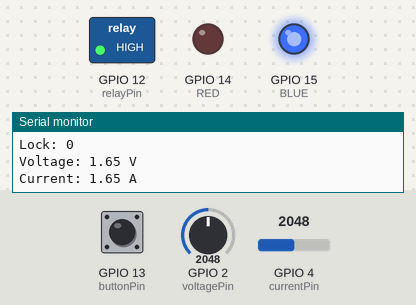
Simulated run of this sketch. Board: ESP32. On the bench: switched loads named in the sketch (green lamp = pin HIGH), output pins drawn as LEDs (lit = HIGH), the last lines printed to the serial monitor. The test bench sets the inputs (shaded band); at power-on: GPIO 13 (buttonPin) HIGH, GPIO 2 (voltagePin) = 2048, GPIO 4 (currentPin) = 2048. WiFi joins after 1.5 s; servers stay silent unless stated; random numbers use the default seed unless the sketch sets one; no MQTT or app messages arrive unless stated.

Above: at 2.7 s.
2.8 s: GPIO 13 (buttonPin) pulled LOW for 0.15 s
At 4.2 s:
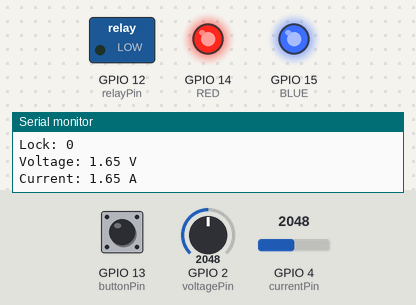
4.5 s: GPIO 13 (buttonPin) pulled LOW for 1 s
At 5.53 s:
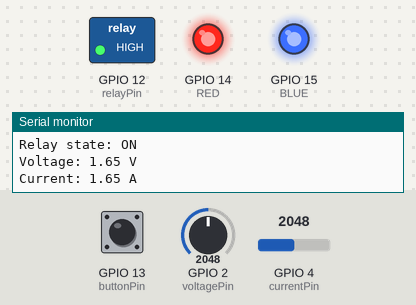
11.5 s: GPIO 13 (buttonPin) pulled LOW for 3.2 s
At 14.71 s:
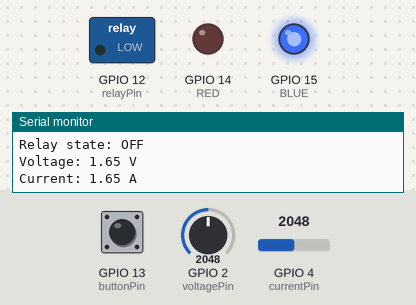
Timing chart, 0 to 16.3 s (numbered marks = the images above; inputs shaded):
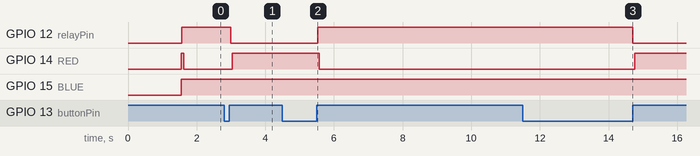

The sketch:

IOT_Replace.ino
```cpp
#include <WiFi.h>
#include <PubSubClient.h>
#include <ArduinoJson.h>
#include <esp_now.h>

// Structure to hold sent and received data
typedef struct struct_message {
  char message[50]; // Message buffer to hold the string
} struct_message;

struct_message sendData; // Data to send
struct_message recData;  // Data received

// Slave MAC address (to be set after receiving it during the broadcast phase)
uint8_t slaveMac[6];
bool slaveMacSet = false; // Flag to indicate if the slave's MAC address is saved

// ESP-NOW peer information
esp_now_peer_info_t peerInfo;

// WiFi
const char *ssid = "LasithWifi";    // Enter your Wi-Fi name
const char *password = "12345678";  // Enter Wi-Fi password

// MQTT Broker
const char *mqtt_broker = "broker.emqx.io";
const char *topic = "vdl/replace";
const char *mqtt_username = "emqx";
const char *mqtt_password = "public";
const int mqtt_port = 1883;

WiFiClient espClient;
PubSubClient client(espClient);

StaticJsonDocument<200> doc1;

// Define pins
const int voltagePin = 2;  // GPIO2 for Voltage
const int currentPin = 4;  // GPIO4 for Current
const int relayPin = 12;   // GPIO12 for Relay control
const int buttonPin = 13;  // GPIO13 for Pushbutton input
const int RED = 14;        // GPIO13 for Pushbutton input
const int GREEN = 25;      // GPIO13 for Pushbutton input
const int BLUE = 15;       // GPIO13 for Pushbutton input

// Task handles
TaskHandle_t mainTaskHandle;
TaskHandle_t communicationTaskHandle;

// Function prototypes
void mainTask(void *pvParameters);
void communicationTask(void *pvParameters);
void callback(char *topic, byte *payload, unsigned int length);

bool relayState = false;  // Tracks the relay state (ON/OFF)
bool lock = false;
bool OnOffswitch = false;
unsigned long lastDebounceTime = 0;  // Time of the last debounce
unsigned long debounceDelay = 50;    // Debounce delay in milliseconds
float Energy=0;
String slaveData="";

// Variables to store JSON data
String feedbackCommand = "";  // Example field to store data from MQTT feedback

// Callback function executed when data is received
void onDataReceive(const uint8_t *mac, const uint8_t *incomingData, int len) {
  memcpy(&recData, incomingData, sizeof(recData));

  // Convert MAC address to string
  char macStr[18];
  snprintf(macStr, sizeof(macStr), "%02X:%02X:%02X:%02X:%02X:%02X",
           mac[0], mac[1], mac[2], mac[3], mac[4], mac[5]);

  Serial.print("Data received from: ");
  Serial.println(macStr);
  Serial.print("Message: ");
  slaveData=recData.message;
  Serial.println(slaveData);

  // If the message is "searching for a master" and the slave is not set
  if (strcmp(recData.message, "searching for a master") == 0 && !slaveMacSet) {
    Serial.println("Slave found. Saving slave's MAC address.");

    // Save slave's MAC address
    memcpy(slaveMac, mac, 6);
    slaveMacSet = true;

    // Add the slave as a peer
    memcpy(peerInfo.peer_addr, slaveMac, 6);
    peerInfo.channel = 1; // Same Wi-Fi channel
    peerInfo.encrypt = false;
    if (esp_now_add_peer(&peerInfo) != ESP_OK) {
      Serial.println("Failed to add slave as a peer");
    } else {
      Serial.println("Slave added as a peer successfully");

      // Send confirmation to the slave
      strcpy(sendData.message, "you are my slave");
      esp_err_t result = esp_now_send(slaveMac, (uint8_t *)&sendData, sizeof(sendData));
      if (result == ESP_OK) {
        Serial.println("Sent 'you are my slave' message to the slave.");
      } else {
        Serial.println("Error sending 'you are my slave' message.");
      }
    }
  }
}

void setup() {
  pinMode(RED, OUTPUT);
  pinMode(GREEN, INPUT_PULLUP);
  pinMode(BLUE, OUTPUT);

  pinMode(voltagePin, INPUT);
  pinMode(currentPin, INPUT);
  pinMode(relayPin, OUTPUT);
  pinMode(buttonPin, INPUT_PULLUP);  // Button input with internal pull-up resistor

  // Initialize Serial
  Serial.begin(115200);

  // Connecting to WiFi
  WiFi.begin(ssid, password);
  while (WiFi.status() != WL_CONNECTED) {
    delay(500);
    Serial.println("Connecting to WiFi...");
  }
  Serial.println("Connected to Wi-Fi");

  // Connecting to MQTT broker
  client.setServer(mqtt_broker, mqtt_port);
  client.setCallback(callback);
  while (!client.connected()) {
    String client_id = "esp32-client-";
    client_id += String(WiFi.macAddress());
    Serial.printf("The client %s connects to the public MQTT broker\n", client_id.c_str());
    if (client.connect(client_id.c_str(), mqtt_username, mqtt_password)) {
      Serial.println("Public EMQX MQTT broker connected");
    } else {
      Serial.print("Failed with state ");
      Serial.println(client.state());
      delay(2000);
    }
  }
  client.subscribe(topic);

  // Set device as a Wi-Fi Station
  WiFi.mode(WIFI_STA);

  // Initialize ESP-NOW
  if (esp_now_init() != ESP_OK) {
    Serial.println("Error initializing ESP-NOW");
    return;
  }

  // Register the receive callback
  esp_now_register_recv_cb(onDataReceive);

  // Create tasks
  xTaskCreatePinnedToCore(mainTask, "Main Task", 10000, NULL, 1, &mainTaskHandle, 0);                             // Core 0
  xTaskCreatePinnedToCore(communicationTask, "Communication Task", 10000, NULL, 1, &communicationTaskHandle, 1);  // Core 1
}

void loop() {
  // Do nothing, tasks handle everything
}

void callback(char *topic, byte *payload, unsigned int length) {
  Serial.print("Message received on topic: ");
  Serial.println(topic);

  String payloadStr;
  for (int i = 0; i < length; i++) {
    payloadStr += (char)payload[i];
  }
  Serial.print("Payload: ");
  Serial.println(payloadStr);
  DeserializationError error = deserializeJson(doc1, payloadStr);

  if (error) {
    Serial.print("JSON deserialization failed: ");
    Serial.println(error.c_str());
    return;
  }

  // Check if the required keys are present in the JSON
  if (!doc1.containsKey("command") || !doc1.containsKey("LOCK")) {
    Serial.println("Missing command or LOCK in JSON payload");
    return;
  }

  OnOffswitch = doc1["command"];
  lock = doc1["LOCK"];

  Serial.print("Command: ");
  Serial.println(OnOffswitch);
  Serial.print("Lock: ");
  Serial.println(lock);

  if (!lock) {
    relayState = OnOffswitch;
    digitalWrite(relayPin, relayState ? HIGH : LOW);
    Serial.print("Relay state: ");
    Serial.println(relayState ? "ON" : "OFF");
  }
}


void mainTask(void *pvParameters) {

  static bool lastButtonState = LOW;  // Previous state of the button
  bool buttonState = LOW;             // Current state of the button

  while (true) {
    if (lock) {
      digitalWrite(RED, HIGH);
      digitalWrite(GREEN, HIGH);
      digitalWrite(BLUE, LOW);
    } else if (relayState) {
      digitalWrite(RED, LOW);
      digitalWrite(GREEN, LOW);
      digitalWrite(BLUE, HIGH);
    }else{
      digitalWrite(RED, HIGH);
      digitalWrite(GREEN, HIGH);
      digitalWrite(BLUE, HIGH);
    }
    buttonState = digitalRead(buttonPin);
    Energy =+ random(0.005,0.006);

    //Check if the button state has changed (button press detected)
    if (!lock && buttonState == HIGH && lastButtonState == LOW && (millis() - lastDebounceTime) > debounceDelay) {
      relayState = !relayState;                         // Toggle relay state
      digitalWrite(relayPin, relayState ? HIGH : LOW);  // Update relay
      Serial.print("Relay state: ");
      Serial.println(relayState ? "ON" : "OFF");  // Print relay state for debugging

      lastDebounceTime = millis();  // Reset debounce timer
    }

    lastButtonState = buttonState;  // Update the last button state

    // Read current and voltage values
    int voltageValue = analogRead(voltagePin);  // Read voltage from pin 2
    int currentValue = analogRead(currentPin);  // Read current from pin 4

    // Convert the analog readings to voltage (0-3.3V range)
    float voltage = voltageValue * (3.3 / 4095.0);  // ESP32 ADC range: 0-4095
    float current = currentValue * (3.3 / 4095.0);  // Same scaling


    // Print values to Serial Monitor
    Serial.print("Voltage: ");
    Serial.print(voltage);
    Serial.println(" V");

    Serial.print("Current: ");
    Serial.print(current);
    Serial.println(" A");

    delay(50);  // Adjust for fast sampling

    // Handle incoming MQTT messages
    client.loop();
    Serial.print("Command: ");
    Serial.println(OnOffswitch);
    Serial.print("Lock: ");
    Serial.println(lock);
  }
}

void communicationTask(void *pvParameters) {
  while (true) {
    // Create a JSON document
    StaticJsonDocument<200> doc;

    JsonObject RV0220A01 = doc.createNestedObject("RV0220A01");

    RV0220A01["wifi_status"] = (WiFi.status() == WL_CONNECTED) ? "Connected" : "Disconnected";
    RV0220A01["mqtt_status"] = client.connected() ? "Connected" : "Disconnected";
    RV0220A01["relay_state"] = relayState ? "ON" : "OFF";
    RV0220A01["Voltage_Status"] = "Healthy";
    RV0220A01["Energy"] = Energy;
    // Create a JSON string

    JsonObject RV0220A02 = doc.createNestedObject("RV0220A02");
    RV0220A02["Data"] = slaveData;


    char jsonBuffer[512];
    serializeJson(doc, jsonBuffer);
    Serial.println(jsonBuffer);
    // Publish the JSON data to MQTT
    client.publish(topic, jsonBuffer);


    // Send data every 2 seconds
    delay(2000);
  }
}
```

Measured:
- after the input at 2.8 s, GPIO 12 (relayPin): HIGH → LOW after 0.19 s; GPIO 14 (RED): LOW → HIGH after 0.24 s
- after the input at 4.5 s, GPIO 12 (relayPin): LOW → HIGH after 1.0 s; GPIO 14 (RED): HIGH → LOW after 1.1 s
- after the input at 11.5 s, GPIO 12 (relayPin): HIGH → LOW after 3.2 s; GPIO 14 (RED): LOW → HIGH after 3.3 s
